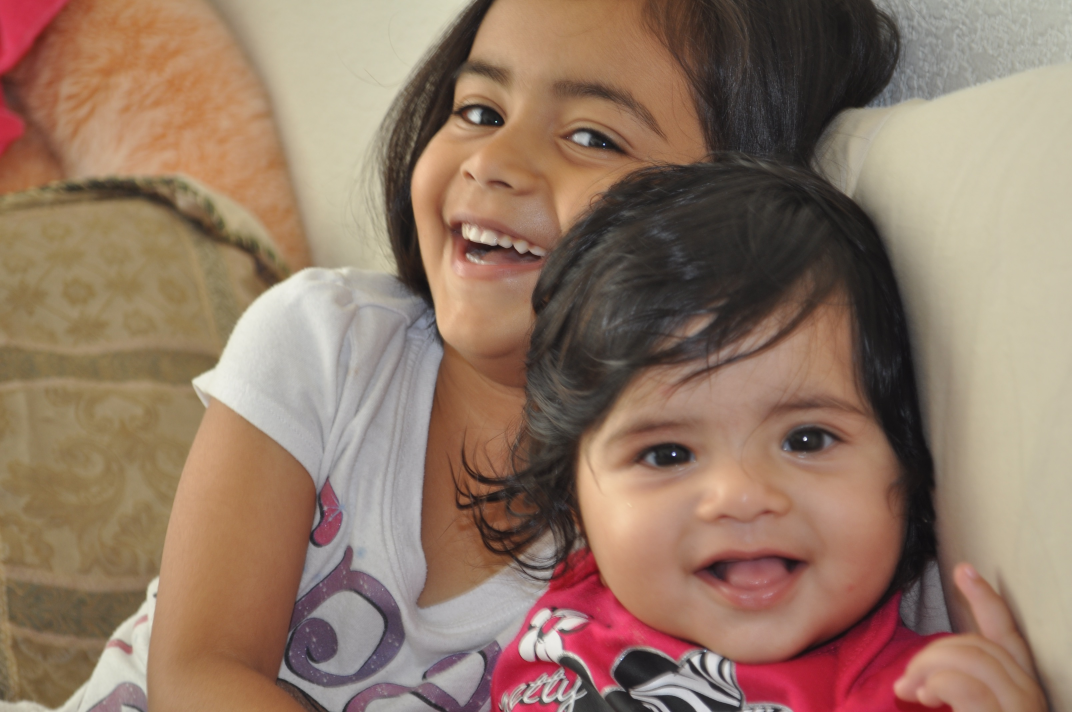
#> input picture chp-2/DSC_0848.jpg, 3216 x 2136 px, found by its file name (shown at 1/3 size)
$ jupyter execute --allow-errors medical_image_processing_medium.ipynb   (shell and % lines are left out)   (older library calls are emulated)
#> lines starting #> are read from the running program, lines starting #| are printed output that depends on the picture
# Basic Image Processing

## Installs

[cell 1]
# Uncomment this
# ! pip install opencv-python
# ! pip install matplotlib
# ! pip install dicom
# ! pip install --upgrade scikit-image

## Basic Image Processing

[cell 2]
import numpy as np
import cv2
import matplotlib.pyplot as plt
import matplotlib.image as mpimg

[cell 3]
# Load an color image in grayscale
img = cv2.imread('/Users/taposh/PycharmProjects/notes-med-image-proc/chp-2/DSC_0848.jpg')
#> img is the input picture: shape (2136, 3216, 3); mean B, G, R 101.9, 119.8, 146
plt.imshow(img)
plt.show()

## Basic Face Detection

[cell 4]
#A very basic Face Detection
face_cascade = cv2.CascadeClassifier('/Users/taposh/PycharmProjects/notes-med-image-proc/chp-2/haarcascade_frontalface_alt.xml')
gray = cv2.cvtColor(img, cv2.COLOR_BGR2GRAY)
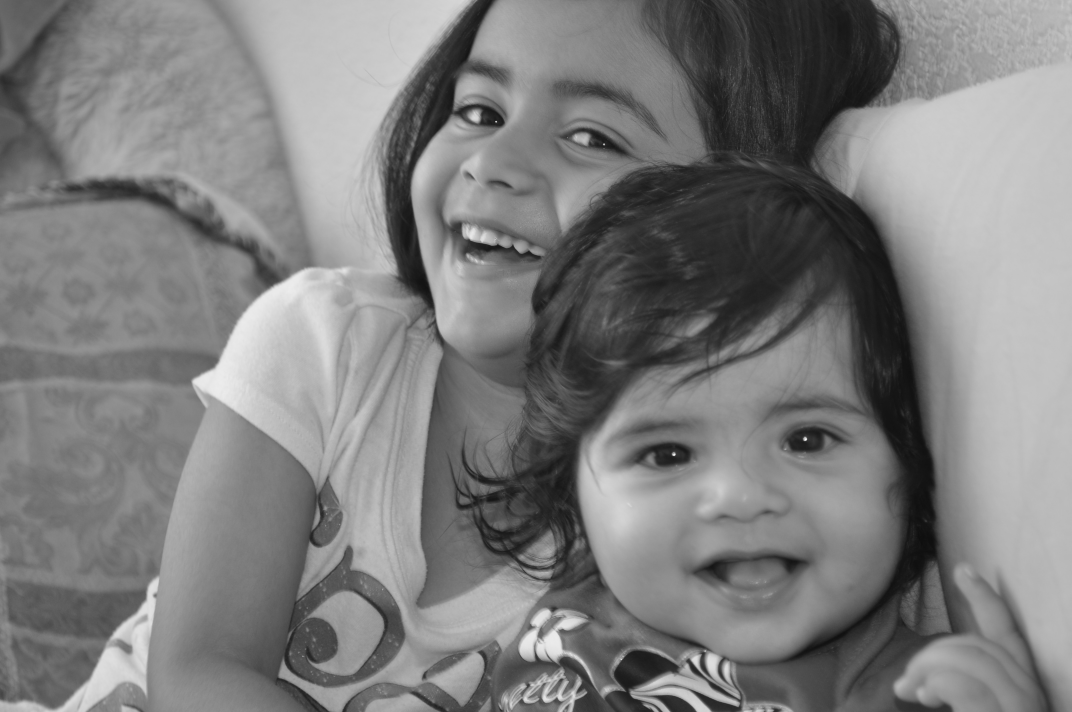
#> gray: shape (2136, 3216) (shown at 1/3 size); min 13, max 253, mean 125.6
faces = face_cascade.detectMultiScale(gray, 1.3, 5)
#> faces = [[1688, 915, 1092, 1092]]
print(faces)
#| [[1688  915 1092 1092]]
for (x,y,w,h) in faces:
    cv2.rectangle(img,(x,y),(x+w,y+h),(255,0,0),5)
    roi_gray = gray[y:y+h, x:x+w]
    roi_color = img[y:y+h, x:x+w]
#> this loop made 1 pass
#> pass 1, `roi_gray = gray[y:y+h, x:x+w]`:
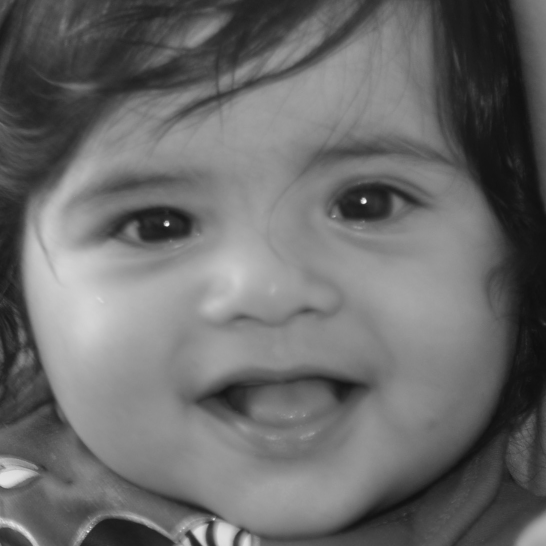
#> roi_gray: shape (1092, 1092) (shown at 1/2 size); min 13, max 253, mean 106.5
#> pass 1, `roi_color = img[y:y+h, x:x+w]`:
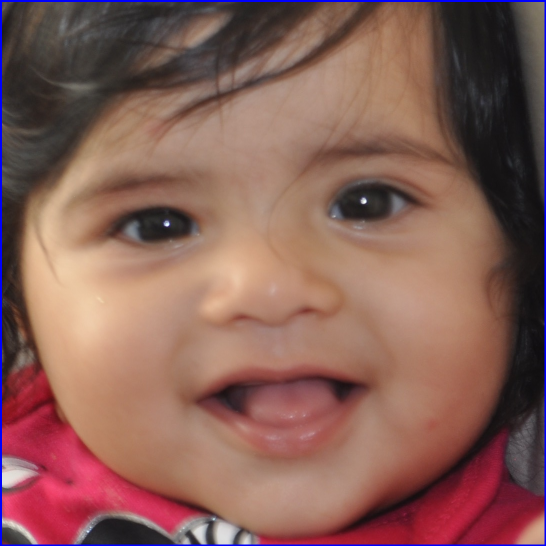
#> roi_color: shape (1092, 1092, 3) (shown at 1/2 size); mean B, G, R 86.9, 94.8, 135.1
plt.imshow(img)
plt.show()
